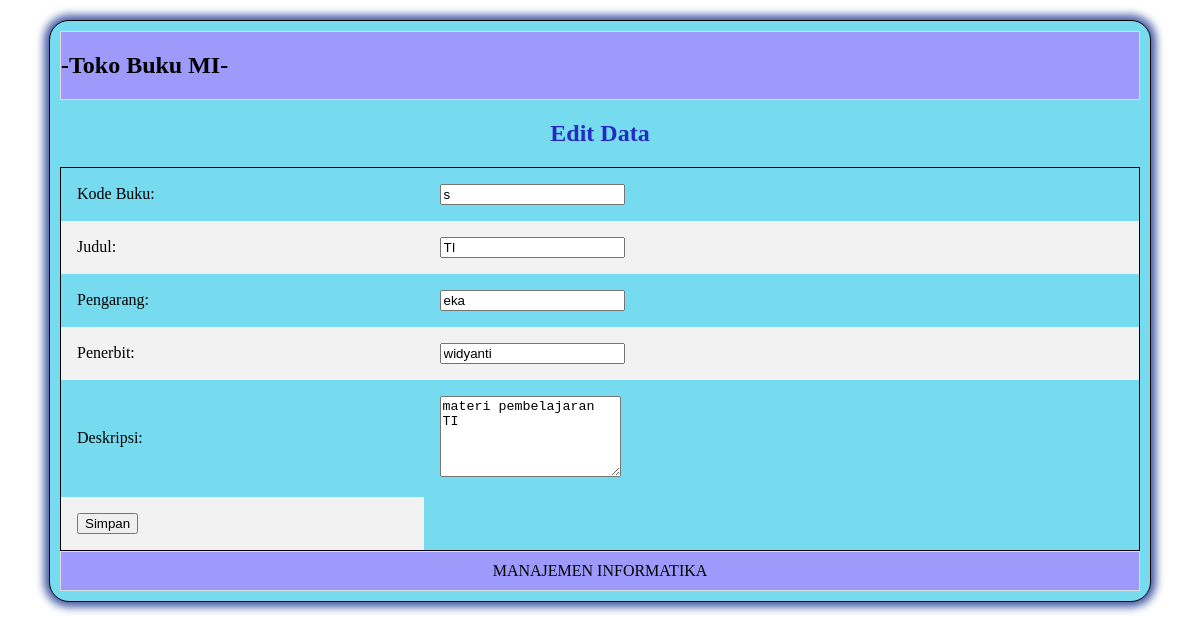
Page /kuisdw/editForm.php?id_buku=s on the committed database.
### tables this page shows
CREATE TABLE `buku` (
  `id_buku` varchar(10) NOT NULL,
  `judul` varchar(200) NOT NULL,
  `Pengarang` varchar(100) NOT NULL,
  `Penerbit` varchar(50) DEFAULT NULL,
  `Deskripsi` text DEFAULT NULL
);

### kuisdw/editForm.php (the view, shortened to what this page needs)
<!DOCTYPE html>
<html>
<head>
    <link rel="stylesheet" href="style.css" type="text/css">
</head>
<body>
    <div class="container">
    <div class="header">
            <h2>-Toko Buku MI-</h2>
            </div>
        <div class="tambah">
            <h2>Edit Data</h2>
        </div>
    <?php
        include "myconnec.php";
        $id = $_GET['id_buku'];
        $query = "SELECT * FROM buku WHERE id_buku = '$id'";
        $result = mysqli_query($connect, $query);
    ?>
    <form enctype="multipart/form-data" action="editProses.php" method="gett">
        <table>
        <?php
            while($row=mysqli_fetch_array($result)){
        ?>
        <tr>
            <td> Kode Buku: </td>
            <td><input type="text" name="myid" value="<?php echo $row['id_buku'];?>" readonly></td>
        </tr>
        <tr>
            <td> Judul: </td>
            <td> <input type="text" name="myname" value="<?php echo $row['judul'];?>"></td>
        </tr>
        <tr>
            <td> Pengarang: </td>
            <td> <input type="text" name="mypengarang" value="<?php echo $row['Pengarang'];?>"></td>
        </tr>
        <tr>
            <td> Penerbit: </td>
            <td> <input type="text" name="mypenerbit" value="<?php echo $row['Penerbit'];?>"></td>
        </tr>
        <tr>
            <td> Deskripsi: </td>
            <td> <textarea name="mydes" rows="5" cols="20"><?php echo $row['Deskripsi'];?></textarea></td>
        </tr>
        <tr>
            <td><input type="submit" name="save" value="Simpan"></td>
        </tr>
        <?php
            }
        ?>
        </table>
        </form>
        <div class="footer">
        MANAJEMEN INFORMATIKA
        </div>
        </div>
</body>
</html>

### kuisdw/style.css (style rules this page uses)
.container { max-width : 1080px; margin : 20px auto; background : rgb(119, 219, 239); overflow : hidden; padding : 10px; border-radius: 20px;; border-collapse: collapse; border-spacing: 0; border: 1px solid rgb(8, 0, 0); box-shadow: 0px 0px 8px 5px rgb(67, 90, 165); }
.header { border : 1px solid #dedede; background : #9E9AFB; }
.tambah { text-align : center; color : rgb(35, 43, 193); }
.footer { clear : both; border : 1px solid #dedede; text-align : center; padding : 10px; background : #9E9AFB; }
table { border-collapse: collapse; border-spacing: 0; width: 100%; border: 1px solid #ddd; border: 1px solid rgb(8, 0, 0); }
th, td { text-align: left; padding: 16px; }
tr:nth-child(even) { background-color: #f2f2f2; }

### rows in the picture
buku: myid "s", myname "TI", mypengarang "eka", mypenerbit "widyanti", mydes "materi pembelajaran TI"
